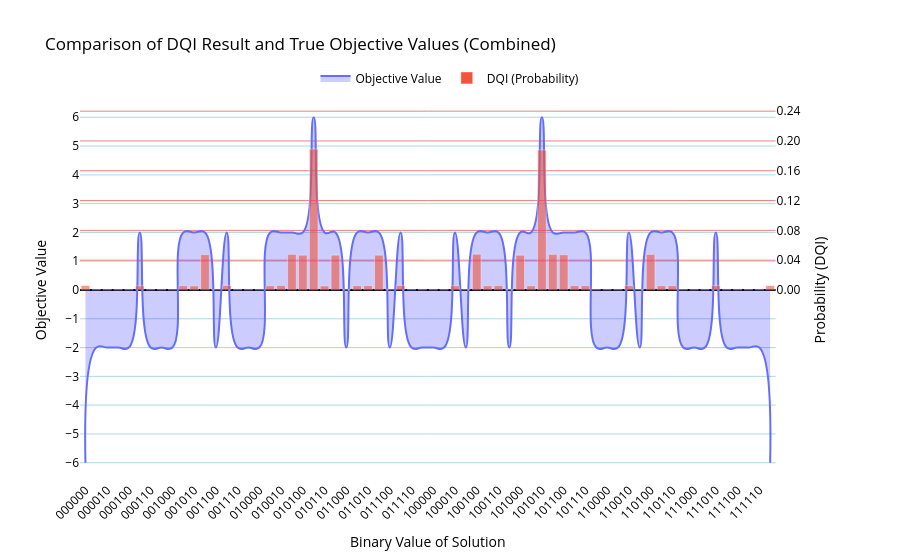

Notebook cell for this chart:
### Code cell
combined_counts = combine_counts(counts)
plot_results_union_plotly(
    brute_force_results,
    combined_counts,
    plot_name="Comparison of DQI Result and True Objective Values (Combined)",
    spline_smoothing=1.3
)

### Figure 1 — Plotly figure (JSON) as saved in the notebook; plotly's stock layout.template omitted (floating-point values rounded to 4 significant figures)
{"data": [{"fill": "tozeroy", "fillcolor": "rgba(0,0,255,0.2)", "line": {"shape": "spline", "smoothing": 1.3}, "mode": "lines", "name": "Objective Value", "type": "scatter", "x": ["000000", "000001", "000010", "000011", "000100", "000101", "000110", "000111", "001000", "001001", "001010", "001011", "001100", "001101", "001110", "001111", "010000", "010001", "010010", "010011", "010100", "010101", "010110", "010111", "011000", "011001", "011010", "011011", "011100", "011101", "011110", "011111", "100000", "100001", "100010", "100011", "100100", "100101", "100110", "100111", "101000", "101001", "101010", "101011", "101100", "101101", "101110", "101111", "110000", "110001", "110010", "110011", "110100", "110101", "110110", "110111", "111000", "111001", "111010", "111011", "111100", "111101", "111110", "111111"], "xaxis": "x", "y": [-6, -2, -2, -2, -2, 2, -2, -2, -2, 2, 2, 2, -2, 2, -2, -2, -2, 2, 2, 2, 2, 6, 2, 2, -2, 2, 2, 2, -2, 2, -2, -2, -2, -2, 2, -2, 2, 2, 2, -2, 2, 2, 6, 2, 2, 2, 2, -2, -2, -2, 2, -2, 2, 2, 2, -2, -2, -2, 2, -2, -2, -2, -2, -6], "yaxis": "y"}, {"marker": {"opacity": 0.6}, "name": "DQI (Probability)", "type": "bar", "x": ["000000", "000001", "000010", "000011", "000100", "000101", "000110", "000111", "001000", "001001", "001010", "001011", "001100", "001101", "001110", "001111", "010000", "010001", "010010", "010011", "010100", "010101", "010110", "010111", "011000", "011001", "011010", "011011", "011100", "011101", "011110", "011111", "100000", "100001", "100010", "100011", "100100", "100101", "100110", "100111", "101000", "101001", "101010", "101011", "101100", "101101", "101110", "101111", "110000", "110001", "110010", "110011", "110100", "110101", "110110", "110111", "111000", "111001", "111010", "111011", "111100", "111101", "111110", "111111"], "xaxis": "x", "y": [0.006, 0.00075, 0.00069, 0.00063, 0.00062, 0.00562, 0.00062, 0.00063, 0.00061, 0.00584, 0.00559, 0.04752, 0.00077, 0.00614, 0.00075, 0.00069, 0.00081, 0.00574, 0.00613, 0.04789, 0.04674, 0.1893, 0.00554, 0.04682, 0.00052, 0.0058, 0.00588, 0.0468, 0.00076, 0.00618, 0.00079, 0.00077, 0.00069, 0.0006, 0.00574, 0.00072, 0.04808, 0.00579, 0.0059, 0.00074, 0.0467, 0.00572, 0.188, 0.04788, 0.04736, 0.00587, 0.0058, 0.0008, 0.00062, 0.00066, 0.00592, 0.00067, 0.04785, 0.00579, 0.00581, 0.00068, 0.00057, 0.00065, 0.00593, 0.00059, 0.00067, 0.00066, 0.00076, 0.00594], "yaxis": "y2"}], "layout": {"font": {"color": "black"}, "legend": {"orientation": "h", "x": 0.5, "xanchor": "center", "y": 1.02, "yanchor": "bottom"}, "title": {"text": "Comparison of DQI Result and True Objective Values (Combined)"}, "xaxis": {"anchor": "y", "domain": [0, 0.94], "tickangle": -45, "title": {"text": "Binary Value of Solution"}}, "yaxis": {"anchor": "x", "domain": [0, 1], "dtick": 1, "gridcolor": "lightblue", "range": [-6.6, 6.6], "showgrid": true, "tick0": 0, "title": {"text": "Objective Value"}}, "yaxis2": {"anchor": "x", "gridcolor": "lightcoral", "overlaying": "y", "range": [-0.255, 0.255], "showgrid": true, "side": "right", "tickmode": "array", "ticktext": ["0.00", "0.04", "0.08", "0.12", "0.16", "0.20", "0.24", "0.28", "0.32"], "tickvals": [0, 0.04, 0.08, 0.12, 0.16, 0.2, 0.24, 0.28, 0.32], "title": {"text": "Probability (DQI)"}, "zeroline": true, "zerolinecolor": "black", "zerolinewidth": 2}}}
